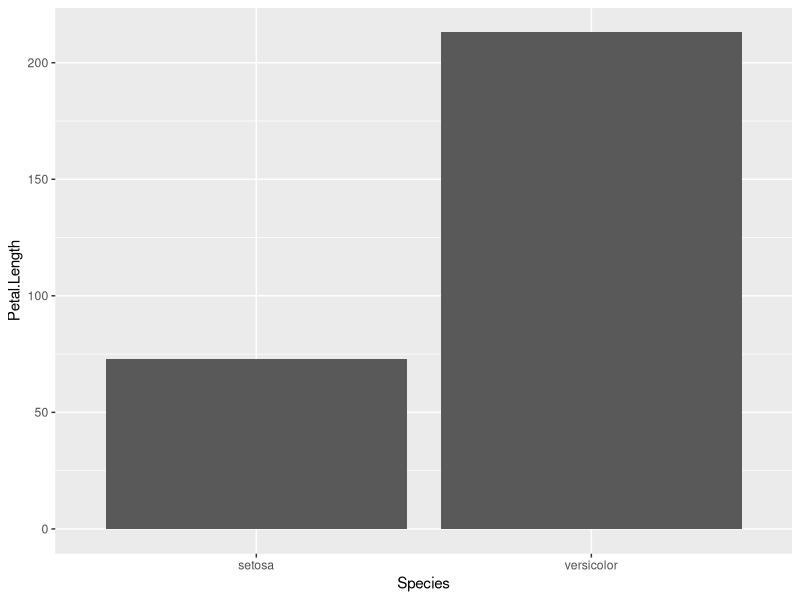
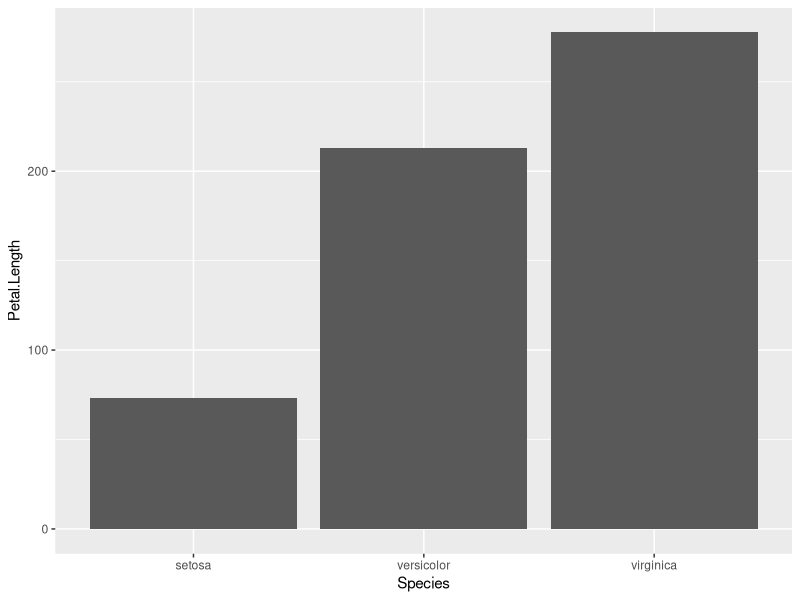
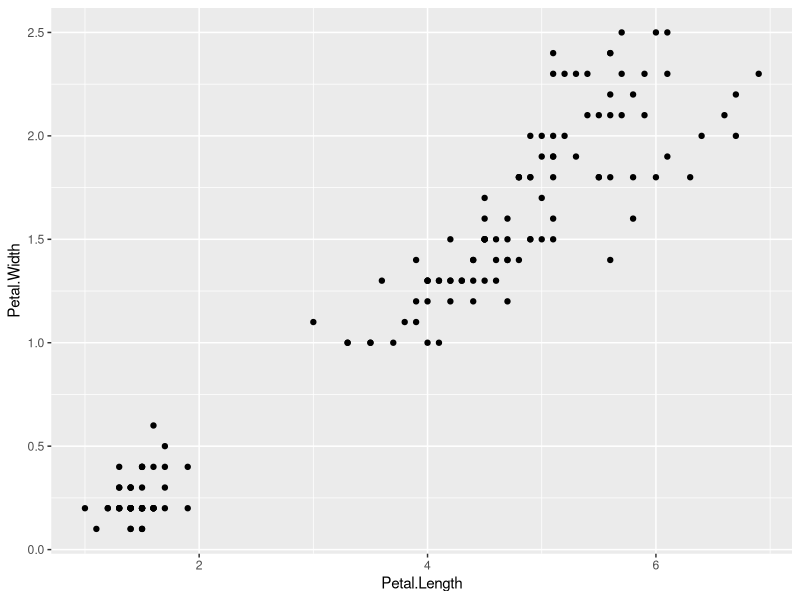
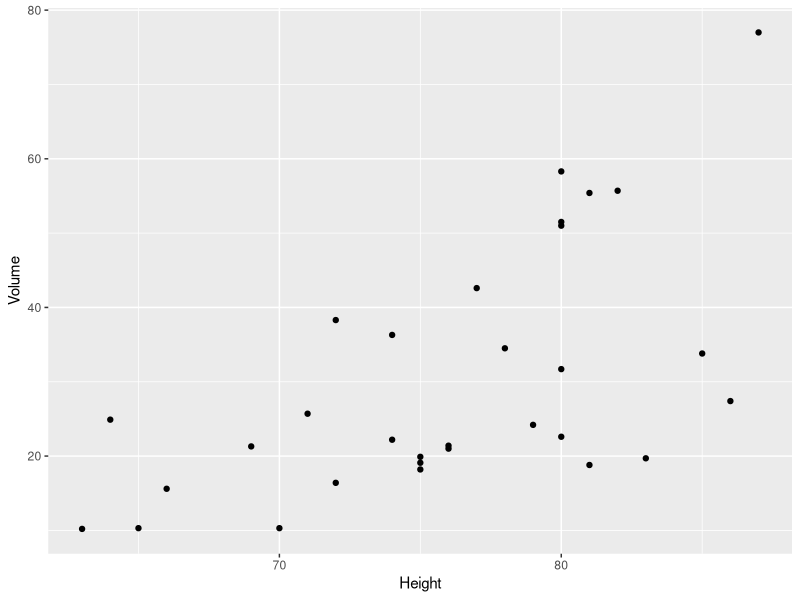
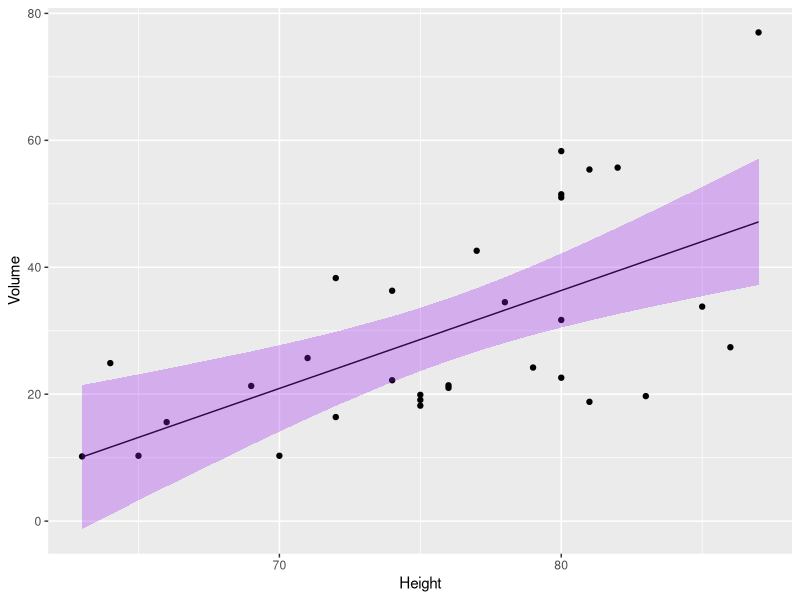
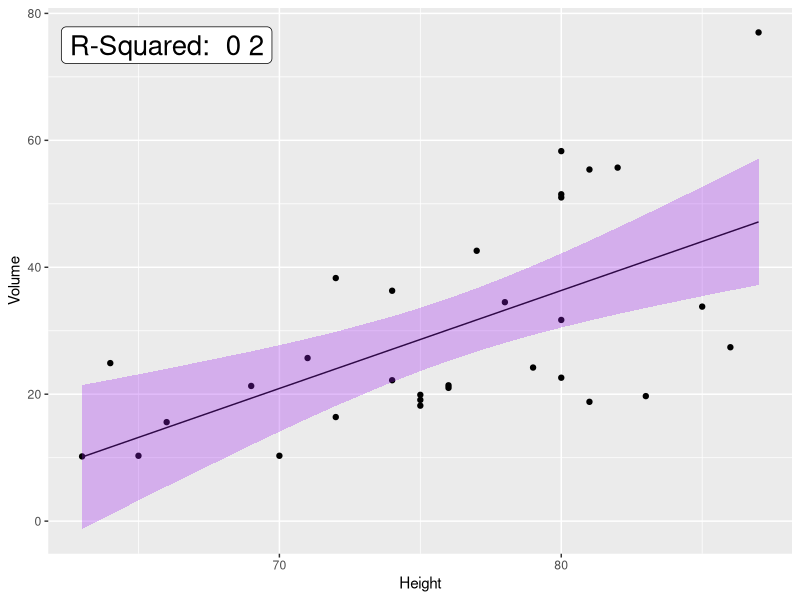

The R script that drew these images, in order:
## ---- chunk 1

library(tidyverse)

## ---- chunk 2

data(iris)
head(iris)
## ---- chunk 3

setOrVersi <- iris%>% filter(Species == 'setosa' | Species == 'versicolor')

slice_sample(setOrVersi, n=20)

## ---- chunk 4

ggplot(data=setOrVersi, aes(x=Species, y=Petal.Length)) + geom_bar(stat='identity') 

## ---- chunk 5

t.test(data=setOrVersi, Petal.Length ~ Species)

## ---- chunk 6

t.test(data = setOrVersi, Petal.Length ~ Species, conf.level = 0.95)

## ---- chunk 7

t.test(data=setOrVersi, Petal.Length ~ Species, conf.level=.99)

## ---- chunk 8

mean( (iris %>% filter(Species == 'setosa') )$Petal.Length )

## ---- chunk 9

mean( (iris %>% filter(Species == 'versicolor') )$Petal.Length )

## ---- chunk 10

ggplot(data=iris, aes(x=Species, y=Petal.Length)) + geom_bar(stat='identity') 

## ---- chunk 11

irisModel <- lm(Sepal.Length ~ Species, data=iris)

irisModel

## ---- chunk 12

anova(irisModel)

## ---- chunk 13

summary(irisModel)

## ---- chunk 14

mean( (iris %>% filter(Species == 'setosa') )$Sepal.Length )

## ---- chunk 15

mean( (iris %>% filter(Species == 'versicolor') )$Sepal.Length )

## ---- chunk 16

ggplot(data=iris, aes(x=Petal.Length, y=Petal.Width)) + geom_point()

## ---- chunk 17

petalModel <- lm(Petal.Length ~ Petal.Width, data=iris)

## ---- chunk 18

summary(petalModel)$coef["Petal.Width", "Estimate"]

## ---- chunk 19

summary(petalModel)$coef["(Intercept)", "Estimate"]

## ---- chunk 20

summary(petalModel)

## ---- chunk 21

data(trees)

ggplot(data=trees, aes(x=Height, y=Volume)) + geom_point()

## ---- chunk 22

treeModel <- lm(Volume ~ Height, data=trees)

## ---- chunk 23

summary(treeModel)

## ---- chunk 24

newTrees <- cbind(  trees, predict(treeModel, interval = "confidence") )

## ---- chunk 25

ggplot(data=newTrees, aes(x=Height, y=Volume)) + 
        geom_point() + 
        geom_line(aes(y = fit)) +
        geom_ribbon(aes(ymin = lwr, ymax = upr), alpha = 0.3, fill = "purple")


## ---- chunk 26

ggplot(data=newTrees, aes(x=Height, y=Volume)) + 
        geom_point() + 
        geom_line(aes(y = fit)) +
        geom_ribbon(aes(ymin = lwr, ymax = upr), alpha = 0.3, fill = "purple") +
        annotate('label', label=paste("R-Squared: ", round(summary(treeModel)$r.squared), 2), x=66, y=75, size=7)

